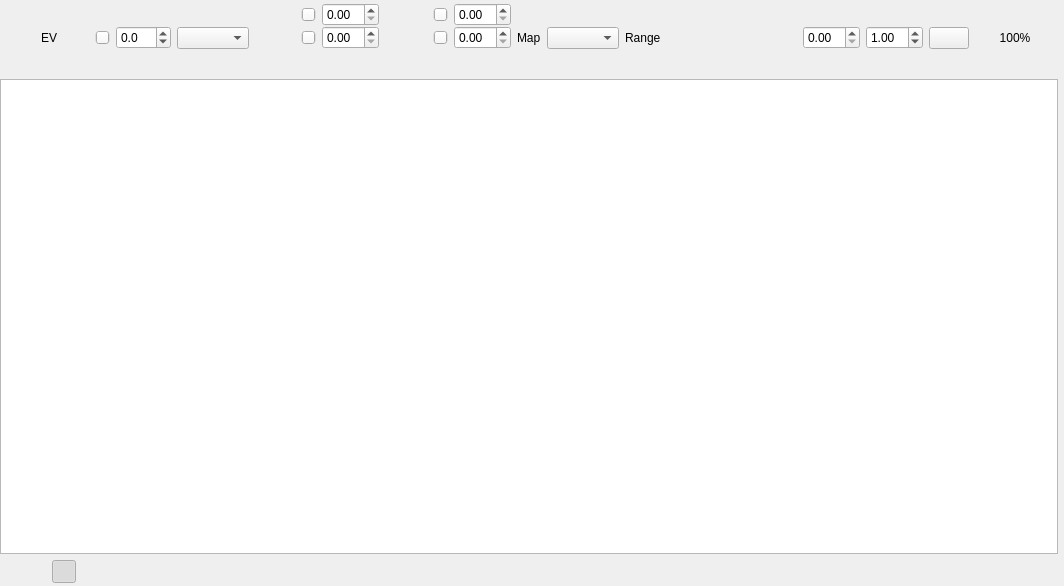
<?xml version="1.0" encoding="UTF-8"?>
<ui version="4.0">
 <class>RGBFramebufferWidget</class>
 <widget class="QWidget" name="RGBFramebufferWidget">
  <property name="geometry">
   <rect>
    <x>0</x>
    <y>0</y>
    <width>787</width>
    <height>586</height>
   </rect>
  </property>
  <property name="windowTitle">
   <string>Form</string>
  </property>
  <layout class="QVBoxLayout" name="verticalLayout">
   <property name="leftMargin">
    <number>0</number>
   </property>
   <property name="topMargin">
    <number>3</number>
   </property>
   <property name="rightMargin">
    <number>0</number>
   </property>
   <property name="bottomMargin">
    <number>3</number>
   </property>
   <item>
    <layout class="QHBoxLayout" name="horizontalLayout">
     <property name="leftMargin">
      <number>9</number>
     </property>
     <property name="rightMargin">
      <number>9</number>
     </property>
     <item>
      <widget class="QPushButton" name="exposureButton">
       <property name="sizePolicy">
        <sizepolicy hsizetype="Maximum" vsizetype="Fixed">
         <horstretch>0</horstretch>
         <verstretch>0</verstretch>
        </sizepolicy>
       </property>
       <property name="text">
        <string>EV</string>
       </property>
       <property name="flat">
        <bool>true</bool>
       </property>
      </widget>
     </item>
     <item>
      <widget class="QSlider" name="slExposure">
       <property name="sizePolicy">
        <sizepolicy hsizetype="Expanding" vsizetype="Fixed">
         <horstretch>0</horstretch>
         <verstretch>0</verstretch>
        </sizepolicy>
       </property>
       <property name="maximumSize">
        <size>
         <width>180</width>
         <height>16777215</height>
        </size>
       </property>
       <property name="minimum">
        <number>-100</number>
       </property>
       <property name="maximum">
        <number>100</number>
       </property>
       <property name="singleStep">
        <number>1</number>
       </property>
       <property name="pageStep">
        <number>10</number>
       </property>
       <property name="orientation">
        <enum>Qt::Horizontal</enum>
       </property>
      </widget>
     </item>
     <item>
      <widget class="QDoubleSpinBox" name="sbExposure">
       <property name="sizePolicy">
        <sizepolicy hsizetype="Maximum" vsizetype="Fixed">
         <horstretch>0</horstretch>
         <verstretch>0</verstretch>
        </sizepolicy>
       </property>
       <property name="decimals">
        <number>1</number>
       </property>
       <property name="minimum">
        <double>-10.000000000000000</double>
       </property>
       <property name="maximum">
        <double>10.000000000000000</double>
       </property>
       <property name="singleStep">
        <double>0.100000000000000</double>
       </property>
      </widget>
     </item>
     <item>
      <widget class="QWidget" name="toneMappingControlsWidget">
       <property name="sizePolicy">
        <sizepolicy hsizetype="Maximum" vsizetype="Fixed">
         <horstretch>0</horstretch>
         <verstretch>0</verstretch>
        </sizepolicy>
       </property>
       <layout class="QHBoxLayout" name="toneMappingLayout">
        <property name="leftMargin">
         <number>0</number>
        </property>
        <property name="topMargin">
         <number>0</number>
        </property>
        <property name="rightMargin">
         <number>0</number>
        </property>
        <property name="bottomMargin">
         <number>0</number>
        </property>
        <item>
         <widget class="QComboBox" name="cbToneMappingMethod">
          <property name="maximumSize">
           <size>
            <width>140</width>
            <height>16777215</height>
           </size>
          </property>
         </widget>
        </item>
        <item>
         <widget class="QWidget" name="toneParamsWidget">
          <layout class="QGridLayout" name="toneParamsLayout">
           <property name="leftMargin">
            <number>0</number>
           </property>
           <property name="topMargin">
            <number>0</number>
           </property>
           <property name="rightMargin">
            <number>0</number>
           </property>
           <property name="bottomMargin">
            <number>0</number>
           </property>
           <property name="horizontalSpacing">
            <number>8</number>
           </property>
           <property name="verticalSpacing">
            <number>0</number>
           </property>
           <item row="0" column="0">
            <widget class="QWidget" name="toneParamWidget0">
             <layout class="QHBoxLayout" name="toneParamLayout0">
              <property name="leftMargin">
               <number>0</number>
              </property>
              <property name="topMargin">
               <number>0</number>
              </property>
              <property name="rightMargin">
               <number>0</number>
              </property>
              <property name="bottomMargin">
               <number>0</number>
              </property>
              <item>
               <widget class="QPushButton" name="toneParamButton0">
                <property name="sizePolicy">
                 <sizepolicy hsizetype="Maximum" vsizetype="Fixed">
                  <horstretch>0</horstretch>
                  <verstretch>0</verstretch>
                 </sizepolicy>
                </property>
                <property name="flat">
                 <bool>true</bool>
                </property>
               </widget>
              </item>
              <item>
               <widget class="QSlider" name="slToneParam0">
                <property name="maximumSize">
                 <size>
                  <width>100</width>
                  <height>16777215</height>
                 </size>
                </property>
                <property name="orientation">
                 <enum>Qt::Horizontal</enum>
                </property>
               </widget>
              </item>
              <item>
               <widget class="QDoubleSpinBox" name="sbToneParam0">
                <property name="sizePolicy">
                 <sizepolicy hsizetype="Maximum" vsizetype="Fixed">
                  <horstretch>0</horstretch>
                  <verstretch>0</verstretch>
                 </sizepolicy>
                </property>
                <property name="decimals">
                 <number>2</number>
                </property>
               </widget>
              </item>
             </layout>
            </widget>
           </item>
           <item row="0" column="1">
            <widget class="QWidget" name="toneParamWidget1">
             <layout class="QHBoxLayout" name="toneParamLayout1">
              <property name="leftMargin">
               <number>0</number>
              </property>
              <property name="topMargin">
               <number>0</number>
              </property>
              <property name="rightMargin">
               <number>0</number>
              </property>
              <property name="bottomMargin">
               <number>0</number>
              </property>
              <item>
               <widget class="QPushButton" name="toneParamButton1">
                <property name="sizePolicy">
                 <sizepolicy hsizetype="Maximum" vsizetype="Fixed">
                  <horstretch>0</horstretch>
                  <verstretch>0</verstretch>
                 </sizepolicy>
                </property>
                <property name="flat">
                 <bool>true</bool>
                </property>
               </widget>
              </item>
              <item>
               <widget class="QSlider" name="slToneParam1">
                <property name="maximumSize">
                 <size>
                  <width>100</width>
                  <height>16777215</height>
                 </size>
                </property>
                <property name="orientation">
                 <enum>Qt::Horizontal</enum>
                </property>
               </widget>
              </item>
              <item>
               <widget class="QDoubleSpinBox" name="sbToneParam1">
                <property name="sizePolicy">
                 <sizepolicy hsizetype="Maximum" vsizetype="Fixed">
                  <horstretch>0</horstretch>
                  <verstretch>0</verstretch>
                 </sizepolicy>
                </property>
                <property name="decimals">
                 <number>2</number>
                </property>
               </widget>
              </item>
             </layout>
            </widget>
           </item>
           <item row="1" column="0">
            <widget class="QWidget" name="toneParamWidget2">
             <layout class="QHBoxLayout" name="toneParamLayout2">
              <property name="leftMargin">
               <number>0</number>
              </property>
              <property name="topMargin">
               <number>0</number>
              </property>
              <property name="rightMargin">
               <number>0</number>
              </property>
              <property name="bottomMargin">
               <number>0</number>
              </property>
              <item>
               <widget class="QPushButton" name="toneParamButton2">
                <property name="sizePolicy">
                 <sizepolicy hsizetype="Maximum" vsizetype="Fixed">
                  <horstretch>0</horstretch>
                  <verstretch>0</verstretch>
                 </sizepolicy>
                </property>
                <property name="flat">
                 <bool>true</bool>
                </property>
               </widget>
              </item>
              <item>
               <widget class="QSlider" name="slToneParam2">
                <property name="maximumSize">
                 <size>
                  <width>100</width>
                  <height>16777215</height>
                 </size>
                </property>
                <property name="orientation">
                 <enum>Qt::Horizontal</enum>
                </property>
               </widget>
              </item>
              <item>
               <widget class="QDoubleSpinBox" name="sbToneParam2">
                <property name="sizePolicy">
                 <sizepolicy hsizetype="Maximum" vsizetype="Fixed">
                  <horstretch>0</horstretch>
                  <verstretch>0</verstretch>
                 </sizepolicy>
                </property>
                <property name="decimals">
                 <number>2</number>
                </property>
               </widget>
              </item>
             </layout>
            </widget>
           </item>
           <item row="1" column="1">
            <widget class="QWidget" name="toneParamWidget3">
             <layout class="QHBoxLayout" name="toneParamLayout3">
              <property name="leftMargin">
               <number>0</number>
              </property>
              <property name="topMargin">
               <number>0</number>
              </property>
              <property name="rightMargin">
               <number>0</number>
              </property>
              <property name="bottomMargin">
               <number>0</number>
              </property>
              <item>
               <widget class="QPushButton" name="toneParamButton3">
                <property name="sizePolicy">
                 <sizepolicy hsizetype="Maximum" vsizetype="Fixed">
                  <horstretch>0</horstretch>
                  <verstretch>0</verstretch>
                 </sizepolicy>
                </property>
                <property name="flat">
                 <bool>true</bool>
                </property>
               </widget>
              </item>
              <item>
               <widget class="QSlider" name="slToneParam3">
                <property name="maximumSize">
                 <size>
                  <width>100</width>
                  <height>16777215</height>
                 </size>
                </property>
                <property name="orientation">
                 <enum>Qt::Horizontal</enum>
                </property>
               </widget>
              </item>
              <item>
               <widget class="QDoubleSpinBox" name="sbToneParam3">
                <property name="sizePolicy">
                 <sizepolicy hsizetype="Maximum" vsizetype="Fixed">
                  <horstretch>0</horstretch>
                  <verstretch>0</verstretch>
                 </sizepolicy>
                </property>
                <property name="decimals">
                 <number>2</number>
                </property>
               </widget>
              </item>
             </layout>
            </widget>
           </item>
           <item row="2" column="0" colspan="2">
            <widget class="QWidget" name="toneClampRangeWidget">
             <layout class="QHBoxLayout" name="toneClampRangeLayout">
              <property name="leftMargin">
               <number>0</number>
              </property>
              <property name="topMargin">
               <number>0</number>
              </property>
              <property name="rightMargin">
               <number>0</number>
              </property>
              <property name="bottomMargin">
               <number>0</number>
              </property>
              <item>
               <widget class="RangeSliderWidget" name="toneClampRangeSlider" native="true">
                <property name="minimumSize">
                 <size>
                  <width>180</width>
                  <height>24</height>
                 </size>
                </property>
               </widget>
              </item>
             </layout>
            </widget>
           </item>
          </layout>
         </widget>
        </item>
       </layout>
      </widget>
     </item>
     <item>
      <widget class="QWidget" name="falseColorControlsWidget">
       <property name="sizePolicy">
        <sizepolicy hsizetype="Maximum" vsizetype="Fixed">
         <horstretch>0</horstretch>
         <verstretch>0</verstretch>
        </sizepolicy>
       </property>
       <layout class="QHBoxLayout" name="falseColorControlsLayout">
        <property name="leftMargin">
         <number>0</number>
        </property>
        <property name="topMargin">
         <number>0</number>
        </property>
        <property name="rightMargin">
         <number>0</number>
        </property>
        <property name="bottomMargin">
         <number>0</number>
        </property>
        <item>
         <widget class="QLabel" name="falseColorColormapLabel">
          <property name="text">
           <string>Map</string>
          </property>
         </widget>
        </item>
        <item>
         <widget class="QComboBox" name="cbFalseColorColormap">
          <property name="maximumSize">
           <size>
            <width>130</width>
            <height>16777215</height>
           </size>
          </property>
         </widget>
        </item>
        <item>
         <widget class="QLabel" name="falseColorRangeLabel">
          <property name="text">
           <string>Range</string>
          </property>
         </widget>
        </item>
        <item>
         <widget class="RangeSliderWidget" name="falseColorRangeSlider" native="true">
          <property name="minimumSize">
           <size>
            <width>130</width>
            <height>24</height>
           </size>
          </property>
          <property name="maximumSize">
           <size>
            <width>220</width>
            <height>24</height>
           </size>
          </property>
         </widget>
        </item>
        <item>
         <widget class="ScientificDoubleSpinBox" name="sbFalseColorMinValue">
          <property name="singleStep">
           <double>0.010000000000000</double>
          </property>
         </widget>
        </item>
        <item>
         <widget class="ScientificDoubleSpinBox" name="sbFalseColorMaxValue">
          <property name="singleStep">
           <double>0.010000000000000</double>
          </property>
          <property name="value">
           <double>1.000000000000000</double>
          </property>
         </widget>
        </item>
        <item>
         <widget class="QPushButton" name="falseColorAutoButton">
          <property name="text">
           <string/>
          </property>
         </widget>
        </item>
       </layout>
      </widget>
     </item>
     <item>
      <spacer name="horizontalSpacer_2">
       <property name="orientation">
        <enum>Qt::Horizontal</enum>
       </property>
       <property name="sizeHint" stdset="0">
        <size>
         <width>40</width>
         <height>20</height>
        </size>
       </property>
      </spacer>
     </item>
     <item>
      <widget class="QPushButton" name="zoomButton">
       <property name="sizePolicy">
        <sizepolicy hsizetype="Maximum" vsizetype="Fixed">
         <horstretch>0</horstretch>
         <verstretch>0</verstretch>
        </sizepolicy>
       </property>
       <property name="text">
        <string>100%</string>
       </property>
       <property name="flat">
        <bool>true</bool>
       </property>
      </widget>
     </item>
    </layout>
   </item>
   <item>
    <layout class="QHBoxLayout" name="imageLayout">
     <item>
      <widget class="GraphicsView" name="graphicsView"/>
     </item>
     <item>
      <widget class="ScaleWidget" name="falseColorScaleWidget" native="true"/>
     </item>
    </layout>
   </item>
   <item>
    <layout class="QHBoxLayout" name="horizontalLayout_2" stretch="0,0,0,0,1">
     <property name="leftMargin">
      <number>9</number>
     </property>
     <property name="rightMargin">
      <number>9</number>
     </property>
     <item>
      <widget class="QToolButton" name="fileInfoButton">
       <property name="sizePolicy">
        <sizepolicy hsizetype="Maximum" vsizetype="Fixed">
         <horstretch>0</horstretch>
         <verstretch>0</verstretch>
        </sizepolicy>
       </property>
       <property name="maximumSize">
        <size>
         <width>24</width>
         <height>24</height>
        </size>
       </property>
       <property name="text">
        <string/>
       </property>
       <property name="autoRaise">
        <bool>true</bool>
       </property>
      </widget>
     </item>
     <item>
      <widget class="QLabel" name="framebufferSummaryLabel">
       <property name="sizePolicy">
        <sizepolicy hsizetype="Maximum" vsizetype="Preferred">
         <horstretch>0</horstretch>
         <verstretch>0</verstretch>
        </sizepolicy>
       </property>
       <property name="text">
        <string/>
       </property>
      </widget>
     </item>
     <item>
      <widget class="QToolButton" name="cbFalseColorScale">
       <property name="text">
        <string/>
       </property>
       <property name="checkable">
        <bool>true</bool>
       </property>
       <property name="checked">
        <bool>true</bool>
       </property>
      </widget>
     </item>
     <item>
      <spacer name="horizontalSpacer">
       <property name="orientation">
        <enum>Qt::Horizontal</enum>
       </property>
       <property name="sizeHint" stdset="0">
        <size>
         <width>40</width>
         <height>20</height>
        </size>
       </property>
      </spacer>
     </item>
     <item>
      <widget class="PixelReadoutLabel" name="pixelValueLabel">
       <property name="text">
        <string/>
       </property>
      </widget>
     </item>
    </layout>
   </item>
  </layout>
 </widget>
 <customwidgets>
  <customwidget>
   <class>PixelReadoutLabel</class>
   <extends>QLabel</extends>
   <header>view/PixelReadoutLabel.h</header>
  </customwidget>
  <customwidget>
   <class>GraphicsView</class>
   <extends>QGraphicsView</extends>
   <header>view/GraphicsView.h</header>
   <slots>
    <signal>zoomLevelChanged(double)</signal>
    <slot>setZoomLevel(double)</slot>
   </slots>
  </customwidget>
  <customwidget>
   <class>ScaleWidget</class>
   <extends>QWidget</extends>
   <header>view/ScaleWidget.h</header>
   <container>1</container>
  </customwidget>
  <customwidget>
   <class>RangeSliderWidget</class>
   <extends>QWidget</extends>
   <header>view/RangeSliderWidget.h</header>
   <container>1</container>
  </customwidget>
  <customwidget>
   <class>ScientificDoubleSpinBox</class>
   <extends>QDoubleSpinBox</extends>
   <header>view/ScientificDoubleSpinBox.h</header>
  </customwidget>
 </customwidgets>
 <resources/>
 <connections/>
</ui>
